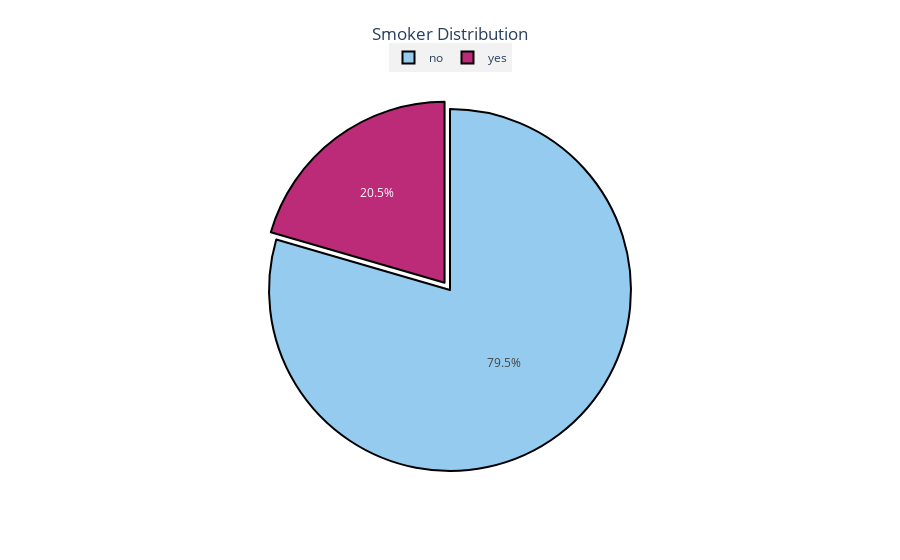

The notebook cell saved with this chart:
### Markdown cell above
The gender distribution of each respondent in this dataset is almost even with 662 Females (49.5%) and 675 Males (50.5%)

### Code cell
smoker_labels = val_counts(df, 'smoker')[0]
smoker_values= val_counts(df, 'smoker')[1]

visualize_piechart(labels=smoker_labels, values= smoker_values,
                   explode=explode,var='Smoker')

### Figure 1 — Plotly figure (JSON) as saved in the notebook; plotly's stock layout.template omitted (floating-point values rounded to 4 significant figures)
{"data": [{"labels": ["yes", "no"], "marker": {"colors": ["#bb2b77", "#95cbee"], "line": {"color": "#000000", "width": 2}}, "pull": [0.05, 0], "type": "pie", "values": [274, 1063]}], "layout": {"legend": {"bgcolor": "rgba(211,211,211,0.3)", "font": {"size": 12}, "orientation": "h", "x": 0.5, "xanchor": "center", "y": 1.15}, "title": {"text": "Smoker Distribution", "x": 0.5, "y": 0.95}}}
